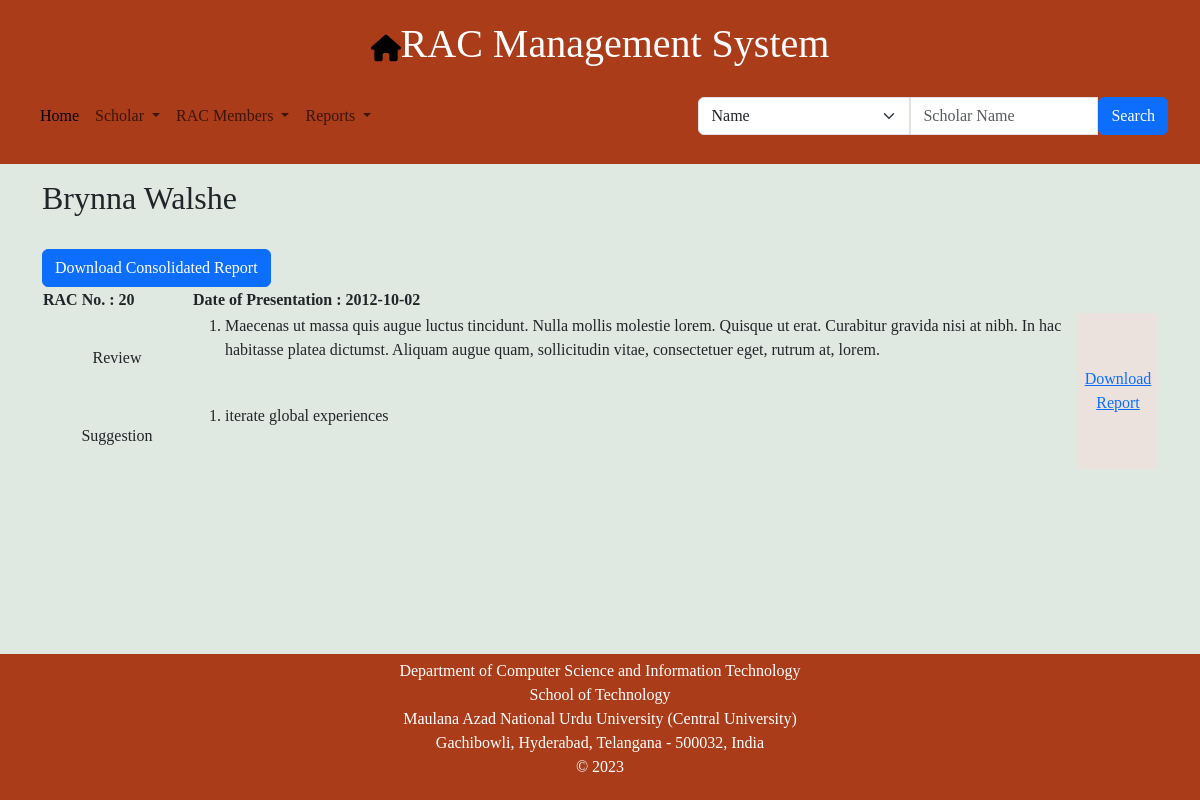
The page /view_reports/1 on the database its author committed.
### model.py (models this page shows)
class Scholar(db.Model):
    scholar_id = db.Column(db.Integer(),primary_key = True, nullable = False)
    name = db.Column(db.String(50),nullable = False)
    roll_no = db.Column(db.String(15),nullable = False,unique = True)
    email = db.Column(db.String(25),unique=True)
    gender = db.Column(db.String(6),nullable = False)
    research_topic = db.Column(db.String(150))
    full_time = db.Column(db.Boolean,nullable= False)
    STATUS_CHOICES = ['In Progress', 'Awarded', 'De-Registered', 'Cancelled']
    status = db.Column(db.String(length=20), Enum(*STATUS_CHOICES), nullable=False, default='In Progress')
    date_of_admission = db.Column(db.Date,nullable = False)
    pre_submission_date = db.Column(db.Date)
    thesis_submission_date = db.Column(db.Date)
    viva_voce_date = db.Column(db.Date)
    date_of_award = db.Column(db.Date)
    supervisor_id = db.Column(db.Integer,db.ForeignKey("supervisor.supervisor_id"))
    hod_nominee_id = db.Column(db.Integer,db.ForeignKey("supervisor.supervisor_id"))
    supervisor_nominee_id = db.Column(db.Integer,db.ForeignKey("supervisor.supervisor_id"))
    supervisor = db.relationship("Supervisor",backref = 'scholar',foreign_keys=[supervisor_id])
    hod_nominee = db.relationship("Supervisor",backref = 'hod_nominee_scholar', foreign_keys=[hod_nominee_id])
    supervisor_nominee = db.relationship("Supervisor",backref = 'supervisor_nominee_scholar',foreign_keys=[supervisor_nominee_id])

class Rac_report(db.Model):
    rac_report_id = db.Column(db.Integer(), primary_key=True, nullable=False)
    scholar_id = db.Column(db.Integer, db.ForeignKey('scholar.scholar_id'), nullable=False)
    rac_no = db.Column(db.Integer, nullable=False)
    date_of_presentation = db.Column(db.String(20), nullable=False)
    recommendation = db.relationship('Recommendation')
    review = db.relationship('Review')
    __table_args__ = (
        db.UniqueConstraint('rac_no', 'date_of_presentation', name='uq_rac_no_date_of_presentation'),
    )

class Review(db.Model):
    review_id = db.Column(db.Integer(),primary_key = True, nullable = False)
    rac_report_id = db.Column(db.Integer,db.ForeignKey('rac_report.rac_report_id'),nullable = False)
    review = db.Column(db.String(250),nullable = False)

class Recommendation(db.Model):
    Recommendation_id = db.Column(db.Integer(),primary_key = True, nullable = False)
    rac_report_id = db.Column(db.Integer,db.ForeignKey('rac_report.rac_report_id'),nullable = False)
    recommendation = db.Column(db.String(250),nullable = False)

### app.py (the view)
@app.route('/view_reports/<int:id>',methods = ['GET','POST'])
def view_reports(id):
    scholar = Scholar.query.get(id)
    rac_reports = Rac_report.query.filter_by(scholar_id = id).all()
    return render_template('view_report.html',scholar = scholar,rac_reports =rac_reports)

### templates/view_report.html (shortened to what this page needs)
{% extends 'base.html' %}
{% block body %}
<div id="cont" class="container">
    <div>
        <h2 style="margin-top: 15px;">{{ scholar.name }}</h2><br>
        <a href="/download_report" class="btn btn-primary">Download Consolidated Report</a>
    </div>
    {% if rac_reports|length == 0 %}
    <br>
    <div style="display: block;">
        <p>No report available. <a href="/scholar_report">Create one!</a></p>
    </div>
    {% else %}
    {% for rac_report in rac_reports %}
    <table>
        <thead>
            <tr>
                <th style="width: 150px;">RAC No. : {{ rac_report.rac_no }}</th>
                <th>Date of Presentation : {{ rac_report.date_of_presentation }}</th>
                <th></th>
            </tr>
        </thead>
        <tbody>
            <tr>
                <td>Review</td>
                <td>
                    <ol>
                    {% for rev in rac_report.review %}
                        <li>{{ rev.review }}</li><br>
                    {% endfor %}
                    </ol>
                </td>
                <td rowspan="2" style="background-color: #ebe1dd;">
                    <a href="{{ url_for('download_report', rac_id=rac_report.rac_report_id) }}">Download Report</a>
                </td>
            </tr>
            <tr>
                <td>Suggestion</td>
                <td>
                    <ol>
                    {% for rec in rac_report.recommendation %}
                        <li>{{ rec.recommendation }}</li><br>
                    {% endfor %}
                    </ol>
                </td>
            </tr>
        </tbody>
    </table>
    {% endfor %}
    {% endif %}
</div>
{% endblock %}

### templates/base.html (style rules this page uses)
body { display: flex; flex-direction: column; min-height: 100vh; }
.container { flex-grow: 1; }

### templates/view_report.html (style rules this page uses)
td:nth-child(1), td:nth-child(3) { width: 80px; text-align: center; }

### rows shown on the page
Scholar: name "Brynna Walshe"
Rac_report: rac_no "20", date_of_presentation "2012-10-02"
Review: review "Maecenas ut massa quis augue luctus tincidunt. Nulla mollis molestie lorem. Quisque ut erat. Curabitur gravida nisi at nibh. In hac habitasse platea dictumst. Aliquam augue quam, sollicitudin vitae, consectetuer eget, rutrum at, lorem."
Recommendation: recommendation "iterate global experiences"
